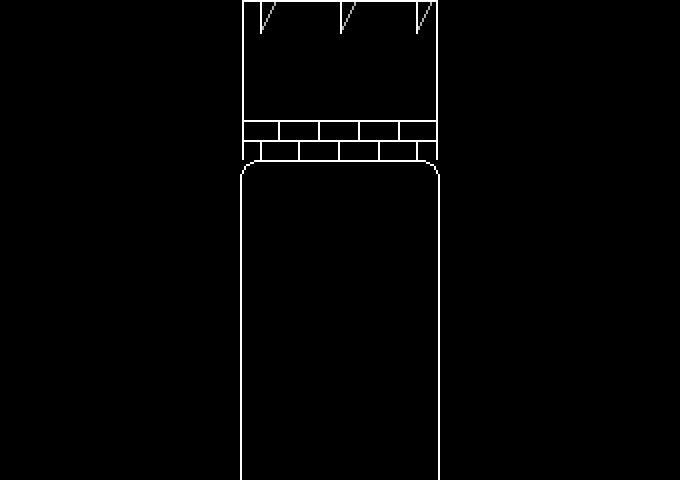

Below is a game level as drawn by its tile map, then a one-line description and the .tmx file that defines it, in full:
An orthogonal 17x12 tile map with 40x40 px tiles, 1 tile layer (Tile Layer 1) and 6 objects (neocrystal, spawn).

<map version="1.11" tiledversion="1.11.2" orientation="orthogonal" renderorder="right-down" width="17" height="12" tilewidth="40" tileheight="40" infinite="0" nextlayerid="6" nextobjectid="7">
 <tileset firstgid="1" source="../tilesets/topfloor.tsx" />
 <layer id="1" name="Tile Layer 1" width="17" height="12">
  <data encoding="csv">
34,34,34,34,34,34,1,20,2,20,3,34,34,34,34,34,34,
34,34,34,34,34,34,7,8,8,8,9,34,34,34,34,34,34,
34,34,34,34,34,34,7,8,8,8,9,34,34,34,34,34,34,
34,34,34,34,34,34,13,14,14,14,15,34,34,34,34,34,34,
34,34,34,34,34,34,19,20,20,20,21,34,34,34,34,34,34,
34,34,34,34,34,34,25,26,26,26,27,34,34,34,34,34,34,
34,34,34,34,34,34,25,26,26,26,27,34,34,34,34,34,34,
34,34,34,34,34,34,25,26,26,26,27,34,34,34,34,34,34,
34,34,34,34,34,34,25,26,26,26,27,34,34,34,34,34,34,
34,34,34,34,34,34,25,26,26,26,27,34,34,34,34,34,34,
34,34,34,34,34,34,25,26,26,26,27,34,34,34,34,34,34,
34,34,34,34,34,34,25,26,26,26,27,34,34,34,34,34,34
</data>
 </layer>
 <objectgroup id="3" name="collision">
  <object id="2" x="200" y="160" width="40" height="320" />
  <object id="3" x="240" y="120" width="200" height="40" />
  <object id="4" x="440" y="160" width="40" height="320" />
  <object id="5" x="240" y="480" width="200" height="40" />
 </objectgroup>
 <objectgroup id="4" name="objects" />
 <objectgroup id="2" name="objects_crystal">
  <object id="1" name="neocrystal" x="284" y="80" width="112" height="160">
   <properties>
    <property name="char" value="susie" />
    <property name="char_spr" value="crystal_axe" />
    <property name="flag" value="susie_power_restored" />
   </properties>
  </object>
 </objectgroup>
 <objectgroup id="5" name="markers">
  <object id="6" name="spawn" x="340" y="440">
   <point />
  </object>
 </objectgroup>
</map>
